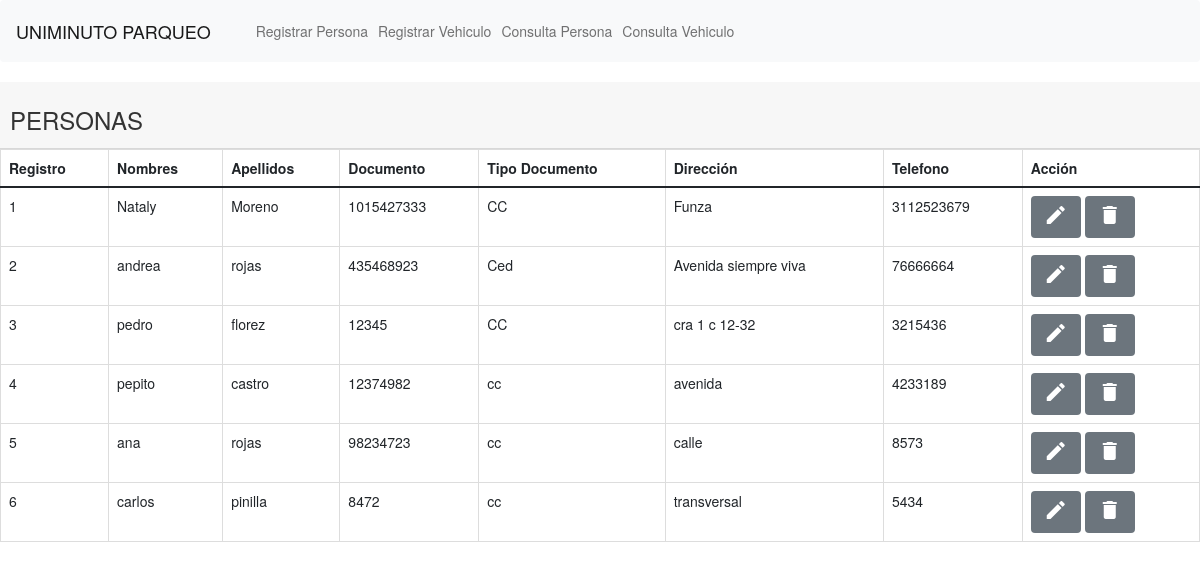
/proyectoParqueadero/Vistas/ConsultaCliente.php, run on the app's committed database.
### tables this page shows
CREATE TABLE `persona` (
  `idPersona` decimal(12,0) NOT NULL,
  `nombre` varchar(50) DEFAULT NULL,
  `apellido` varchar(50) DEFAULT NULL,
  `documento` varchar(50) DEFAULT NULL,
  `tipoDoc` varchar(3) DEFAULT NULL,
  `direccion` varchar(50) DEFAULT NULL,
  `telefono` decimal(10,0) DEFAULT NULL
);

### proyectoParqueadero/Vistas/ConsultaCliente.php (the view, shortened to what this page needs)
<?php include("../includes/header.php") ?>
<link rel="stylesheet" href="https://maxcdn.bootstrapcdn.com/font-awesome/4.7.0/css/font-awesome.min.css">
<link rel="stylesheet" href="https://maxcdn.bootstrapcdn.com/bootstrap/3.3.7/css/bootstrap.min.css">
<div class="card-header">
	<h3>PERSONAS</h3>
</div>
<div class="col-mb-8">
	<table class="table table-bordered">
		<thead>
			<tr>
				<th>Registro</th>
				<th>Nombres</th>
				<th>Apellidos</th>
				<th>Documento</th>
				<th>Tipo Documento</th>
				<th>Dirección</th>
				<th>Telefono</th>
				<th>Acción</th>
			</tr>
		</thead>
		<tbody>
			<?php
				$query = "CALL datper();";
				$RESULT_ = mysqli_query($conn, $query);
			while ($row = mysqli_fetch_array($RESULT_)) { ?>
				<tr>
					<td><?php echo $row['idPersona'] ?></td>
					<td><?php echo $row['nombre'] ?></td>
					<td><?php echo $row['apellido'] ?></td>
					<td><?php echo $row['documento'] ?></td>
					<td><?php echo $row['tipoDoc'] ?></td>
					<td><?php echo $row['direccion'] ?></td>
					<td><?php echo $row['telefono'] ?></td>
					<td>
						<a href="http://localhost/proyectoParqueadero/Vistas/Editar.php?documento=<?php echo $row['documento'];?>" class="btn btn-secondary" data-toggle="tooltip"> <i class="material-icons">&#xE254;</i> </a>
						<a href="EliminarPersona.php?idPersona= <?php echo $row['idPersona'] ?>" class="btn btn-secondary"> <i class="material-icons">&#xE872;</i></a>
					</td>
				</tr>
			<?php } ?>
		</tbody>
	</table>
</div>
<?php include("../includes/footer.php") ?>

### proyectoParqueadero/includes/header.php (shortened to what this page needs)
<!DOCTYPE html>
<html lang="en">
<head>
    <link href="https://cdn.jsdelivr.net/npm/bootstrap@5.0.2/dist/css/bootstrap.min.css" rel="stylesheet">
</head>
<body>
<nav class="navbar navbar-expand-lg navbar-light bg-light">
  <div class="container-fluid">
    <a class="navbar-brand" href="http://localhost/proyectoParqueadero/index.php">UNIMINUTO PARQUEO</a>
    <div class="collapse navbar-collapse" id="navbarSupportedContent">
      <ul class="navbar-nav me-auto mb-2 mb-lg-0">
        <li class="nav-item">
          <a class="nav-link" href="http://localhost/proyectoParqueadero/Vistas/Registro.php">Registrar Persona</a>
        </li>
        <li class="nav-item">
          <a class="nav-link" href="http://localhost/proyectoParqueadero/Vistas/RegistroVehiculo.php">Registrar Vehiculo</a>
        </li>
        <li class="nav-item">
          <a class="nav-link" href="http://localhost/proyectoParqueadero/Vistas/ConsultaCliente.php">Consulta Persona</a>
        </li>
        <li class="nav-item">
          <a class="nav-link" href="http://localhost/proyectoParqueadero/Vistas/ConsultaVehiculo.php">Consulta Vehiculo</a>
        </li>
      </ul>
    </div>
  </div>
</nav>

### proyectoParqueadero/includes/footer.php (shortened to what this page needs)
</body>
</html>

### data on the page
persona: idPersona "1", nombre "Nataly", apellido "Moreno", documento "1015427333", tipoDoc "CC", direccion "Funza", telefono "3112523679"
persona: idPersona "2", nombre "andrea", apellido "rojas", documento "435468923", tipoDoc "Ced", direccion "Avenida siempre viva", telefono "76666664"
persona: idPersona "3", nombre "pedro", apellido "florez", documento "12345", tipoDoc "CC", direccion "cra 1 c 12-32", telefono "3215436"
persona: idPersona "4", nombre "pepito", apellido "castro", documento "12374982", tipoDoc "cc", direccion "avenida", telefono "4233189"
persona: idPersona "5", nombre "ana", apellido "rojas", documento "98234723", tipoDoc "cc", direccion "calle", telefono "8573"
persona: idPersona "6", nombre "carlos", apellido "pinilla", documento "8472", tipoDoc "cc", direccion "transversal", telefono "5434"
